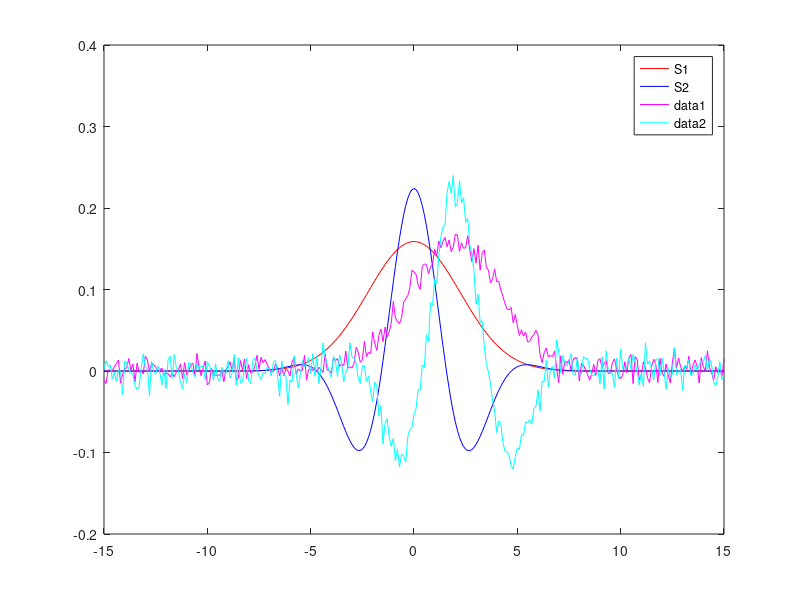

Write the MATLAB code that produced this figure. (Note: this script raises an error after producing the figure.)
clear all
close all

T_s = 0.1;
T_range = [-15:T_s:15];
s1 = exp(-0.1*T_range.^2);
s2 = exp(-0.1*T_range.^2).*cos(T_range);

% Compute the energy
E1 = sum(abs(s1.^2));
E2 = sum(abs(s2.^2));

% Normalized signals => signal energy =1
alpha_1 = 1/sqrt(E1);
alpha_2 = 1/sqrt(E2);
s1 = s1*alpha_1;
s2 = s2*alpha_2;

% SNR
SNR = 25;
sigma2 = 10^(-SNR/10);

% Random time diff calc
T = 2% -5 + 10*rand(1);

s1_time_diffed = exp(-0.1*(T_range-T).^2);
s2_time_diffed = exp(-0.1*(T_range-T).^2).*cos((T_range-T));

%% a)
% s2 is better because of greater derivate which is looked for in CRB See
% (3.14) in kay I
figure(1)
plot (T_range,s1,'r')
hold on
plot (T_range,s2,'b')
legend("S1","S2")

% Lägger till brus
x1 = exp(-0.1*(T_range-T).^2) + sqrt(sigma2)*randn(1,length(T_range));
x2 = exp(-0.1*(T_range-T).^2).*cos(T_range-T) + sqrt(sigma2)*randn(1,length(T_range));

x1 = x1/sqrt(E1);
x2 = x2/sqrt(E2);
figure(1)
plot(T_range,x1,'m')
plot(T_range,x2,'c')
hold off

T_search = -5:T_s:5;
T_hat_metric = zeros(1,length(T_search));

% ML estimatorn för s1
for i = 1:1:length(T_search)
    t = T_search(i);
    intermidiate = 1/sqrt(E1)*exp(-0.1*(T_range-t).^2);
    T_hat_metric(i) = sum(x1.*intermidiate);
end

[max, max_t_index] = max(T_hat_metric);
conv_val = genarate_T_hat_from_two_funcs(s1,x1)
search_val = T_search(max_t_index)
figure(3)
plot(T_search,T_hat_metric,'r')
%% Monte Carlo
% testa antalat körningar
rng('shuffle')

M0 = 1:100:5001; % All the different number of monte-carlo runs we will try
N = length(T_range);
T_hat_mean = zeros(2,M0(end));
T_hat_std = zeros(2,M0(end));

for M=M0
    
    T_hat_s1 = zeros(1,M );
    T_hat_s2 = zeros(1,M );
    for m=1:M
        % s1 and s2 contains the signal without noise.
        w1 =  sqrt(sigma2)*rand(1,N);
        T_hat_s1(m) = genarate_T_hat_from_two_funcs(s1,w1+s1_time_diffed);
        T_hat_s2(m) = genarate_T_hat_from_two_funcs(s2,w1+s2_time_diffed);
    end
    T_hat_mean(1,M) = mean(T_hat_s1);
    T_hat_std(1,M) = std(T_hat_s1);
    T_hat_mean(2,M) = mean(T_hat_s2);
    T_hat_std(2,M) = std(T_hat_s2);
    
end

mean_plot_1 = T_hat_mean(1,:);
std_plot_1 = T_hat_std(1,:);
mean_plot_2 = T_hat_mean(2,:);
std_plot_2 = T_hat_std(2,:);

figure(25)
plot(M0,mean_plot_1(M0),M0,mean_plot_2(M0))
legend("s1","s2")
title("mean")

figure(26)
plot(M0,std_plot_1(M0),M0,std_plot_2(M0))
legend("s1","s2")
title("std")

%% CRB

%Plot CRB theoretical value

SNR_range = 1:1:40;
sigma2_range = 10.^(-SNR_range./10);

d_s1_energy = sum(diff(s1).^2);
semilogy(SNR_range, sigma2_range/d_s1_energy)
figure(30)
d_s1_energy = sum(diff(s1).^2);
semilogy(SNR_range, sigma2_range/d_s1_energy)
% semilogy(SNR_range,sigma2_range(SNR_range),'b-')

figure(31)
d_s2_energy = sum(diff(s2).^2);
semilogy(SNR_range, sigma2_range/d_s2_energy)
